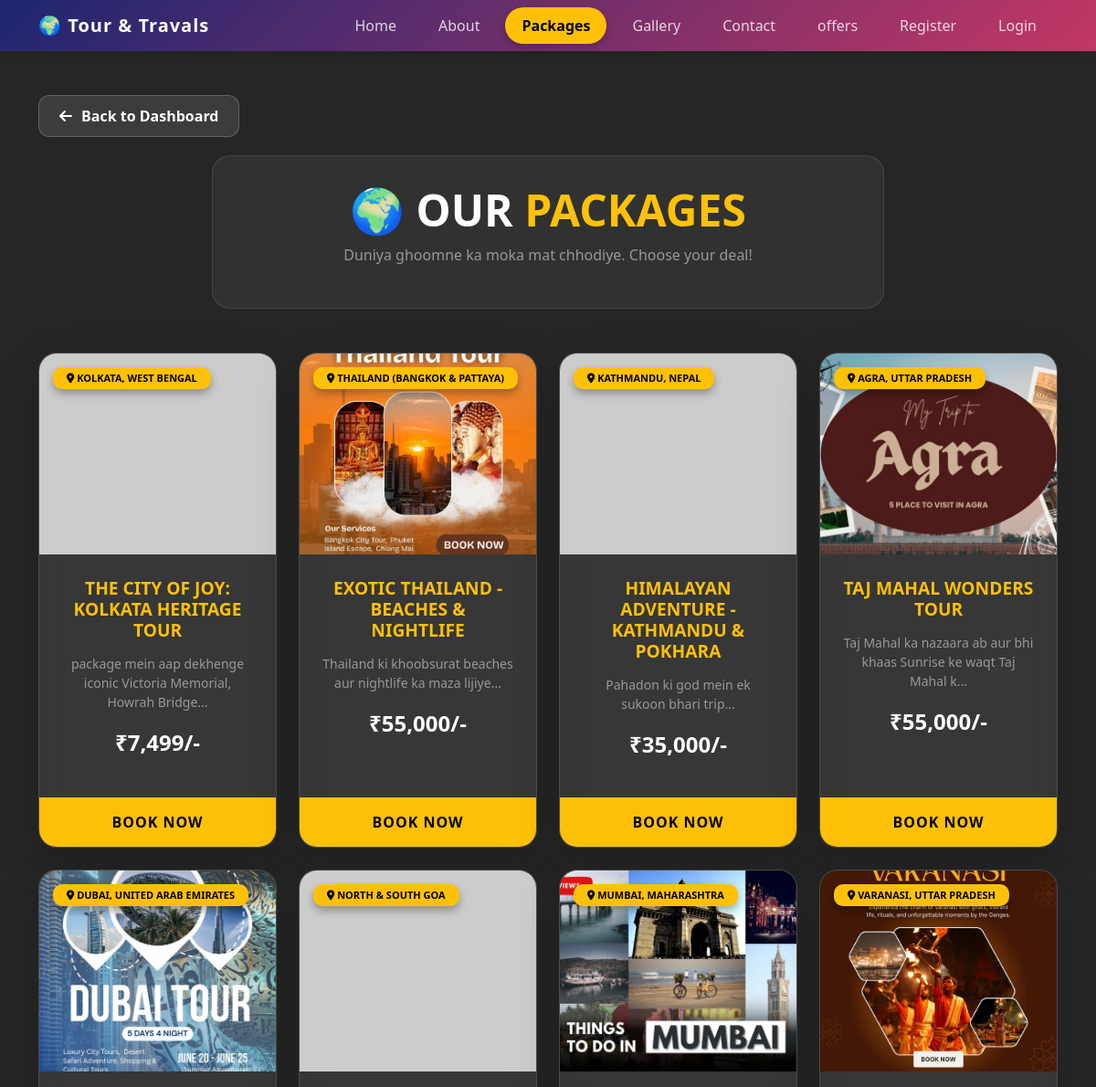
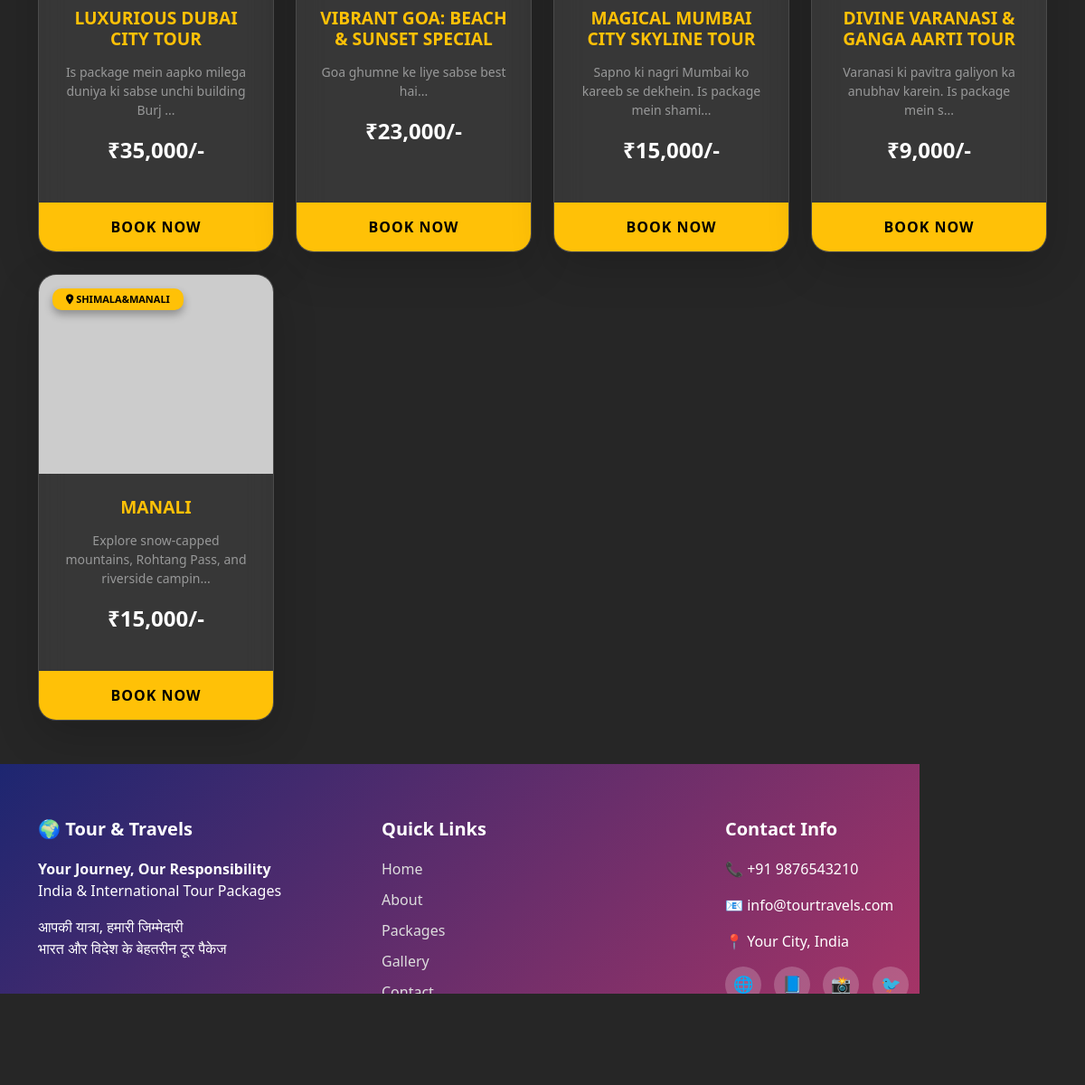
The page /packages.php on the database its author committed (2 pictures, top to bottom).
### tables this page shows
CREATE TABLE `packages` (
  `id` int(11) NOT NULL,
  `p_name` varchar(255) NOT NULL,
  `p_location` varchar(100) NOT NULL,
  `p_price` decimal(10,2) NOT NULL,
  `p_transport` varchar(50) DEFAULT NULL,
  `p_transport_image` varchar(255) DEFAULT NULL,
  `p_hotel` varchar(255) DEFAULT NULL,
  `p_hotel_image` varchar(255) DEFAULT NULL,
  `p_description` text DEFAULT NULL,
  `p_image` varchar(255) DEFAULT NULL,
  `created_at` timestamp NOT NULL DEFAULT current_timestamp()
);

### packages.php (the view, shortened to what this page needs)
<?php
include "header.php";
$query = "SELECT * FROM packages ORDER BY id DESC";
$result = mysqli_query($conn, $query);
?>
<!DOCTYPE html>
<html lang="en">
<head>
    <link href="https://cdn.jsdelivr.net/npm/bootstrap@5.3.2/dist/css/bootstrap.min.css" rel="stylesheet">
    <link rel="stylesheet" href="https://cdnjs.cloudflare.com/ajax/libs/font-awesome/6.4.2/css/all.min.css">
</head>
<body>
<div class="container mt-5 pb-5">
    <div class="row">
        <div class="col-12">
            <a href="user_dashboard.php" class="btn-back-dashboard">
                <i class="fas fa-arrow-left"></i> Back to Dashboard
            </a>
        </div>
    </div>
    <div class="row justify-content-center mb-5">
        <div class="col-md-8">
            <div class="hero-title-container">
                <h1 class="display-5 fw-bold text-white">🌍 OUR <span class="text-warning">PACKAGES</span></h1>
                <p class="text-white-50">Duniya ghoomne ka moka mat chhodiye. Choose your deal!</p>
            </div>
        </div>
    </div>
    <div class="row g-4">
    <?php
    if ($result && mysqli_num_rows($result) > 0) {
        while($row = mysqli_fetch_assoc($result)) {
            $name     = $row['p_name'] ?? 'Untitled Trip';
            $location = $row['p_location'] ?? 'Location';
            $price    = $row['p_price'] ?? '0';
            $image    = $row['p_image'] ?? '';
            $desc     = $row['p_description'] ?? '';
            if (!isset($_SESSION['user_id'])) {
                $target_url = "user_login.php?package_id=" . $row['id'];
            } else {
                $target_url = "booking_process.php?id=" . $row['id'];
            }
    ?>
        <div class="col-lg-3 col-md-6">
            <div class="package-card shadow-lg">
                <div class="card-img-container">
                    <span class="loc-badge"><i class="fas fa-map-marker-alt"></i> <?php echo strtoupper($location); ?></span>
                    <img src="admin/uploads/<?php echo $image; ?>"
                         onerror="this.src='https://via.placeholder.com/400x300?text=No+Image'"
                         alt="Tour Image">
                </div>
                <div class="card-content">
                    <h5><?php echo htmlspecialchars($name); ?></h5>
                    <p class="text-light opacity-50 small"><?php echo htmlspecialchars(substr($desc, 0, 65)); ?>...</p>
                    <div class="price-display">₹<?php echo number_format((float)$price); ?>/-</div>
                </div>
                <a href="<?php echo $target_url; ?>" class="btn-book">BOOK NOW</a>
            </div>
        </div>
    <?php
        }
    } else {
        echo "<div class='text-center w-100 mt-5'><h3 class='text-warning'>Filhaal koi packages available nahi hain.</h3></div>";
    }
    ?>
    </div>
</div>
<?php include "footer.php"; ?>
</body>
</html>

### packages.php (style rules this page uses)
body { font-family: 'Montserrat', sans-serif; background: linear-gradient(rgba(0,0,0,0.85), rgba(0,0,0,0.85)), url('https://images.unsplash.com/photo-1464822759023-fed622ff2c3b?auto=format&fit=crop&w=1920&q=80'); background-size: cover; background-attachment: fixed; color: #fff; min-height: 100vh; }
.btn-back-dashboard { background: rgba(255, 255, 255, 0.1); color: #fff !important; border: 1px solid rgba(255, 255, 255, 0.2); padding: 10px 22px; border-radius: 12px; text-decoration: none; font-weight: 600; transition: 0.3s; backdrop-filter: blur(10px); display: inline-flex; align-items: center; gap: 10px; margin-bottom: 20px; }
.hero-title-container { background: rgba(255, 255, 255, 0.05); backdrop-filter: blur(10px); padding: 30px; border-radius: 20px; border: 1px solid rgba(255, 255, 255, 0.1); text-align: center; }
.package-card { background: rgba(255, 255, 255, 0.08); backdrop-filter: blur(15px); border-radius: 20px; overflow: hidden; height: 100%; display: flex; flex-direction: column; border: 1px solid rgba(255, 255, 255, 0.1); transition: all 0.4s ease; }
.card-img-container { height: 220px; width: 100%; overflow: hidden; position: relative; }
.card-img-container img { width: 100%; height: 100%; object-fit: cover; transition: 0.5s; }
.loc-badge { position: absolute; top: 15px; left: 15px; background: #ffc107; color: #000; padding: 4px 15px; border-radius: 10px; font-size: 11px; font-weight: 800; z-index: 5; box-shadow: 0 5px 10px rgba(0,0,0,0.3); }
.card-content { padding: 25px; text-align: center; flex-grow: 1; }
.card-content h5 { font-weight: 700; color: #ffc107; text-transform: uppercase; font-size: 1.2rem; margin-bottom: 15px; }
.price-display { font-size: 24px; font-weight: 800; margin: 15px 0; color: #fff; }
.btn-book { background: #ffc107; color: #000 !important; font-weight: 800; padding: 15px; text-decoration: none; display: block; text-align: center; transition: 0.3s; border: none; text-transform: uppercase; letter-spacing: 1px; }

### rows shown on the page
packages: p_location "KOLKATA, WEST BENGAL", p_name "THE CITY OF JOY: KOLKATA HERITAGE TOUR", p_description "package mein aap dekhenge iconic Victoria Memorial, Howrah Bridge", p_price "7,499"
packages: p_location "THAILAND (BANGKOK & PATTAYA)", p_image (picture), p_name "EXOTIC THAILAND - BEACHES & NIGHTLIFE", p_description "Thailand ki khoobsurat beaches aur nightlife ka maza lijiye", p_price "55,000"
packages: p_location "KATHMANDU, NEPAL", p_name "HIMALAYAN ADVENTURE - KATHMANDU & POKHARA", p_description "Pahadon ki god mein ek sukoon bhari trip", p_price "35,000"
packages: p_location "AGRA, UTTAR PRADESH", p_image (picture), p_name "TAJ MAHAL WONDERS TOUR", p_description "Taj Mahal ka nazaara ab aur bhi khaas Sunrise ke waqt Taj Mahal k", p_price "55,000"
packages: p_location "DUBAI, UNITED ARAB EMIRATES", p_image (picture), p_name "LUXURIOUS DUBAI CITY TOUR", p_description "Is package mein aapko milega duniya ki sabse unchi building Burj", p_price "35,000"
packages: p_location "NORTH & SOUTH GOA", p_name "VIBRANT GOA: BEACH & SUNSET SPECIAL", p_description "Goa ghumne ke liye sabse best hai", p_price "23,000"
packages: p_location "MUMBAI, MAHARASHTRA", p_image (picture), p_name "MAGICAL MUMBAI CITY SKYLINE TOUR", p_description "Sapno ki nagri Mumbai ko kareeb se dekhein. Is package mein shami", p_price "15,000"
packages: p_location "VARANASI, UTTAR PRADESH", p_image (picture), p_name "DIVINE VARANASI & GANGA AARTI TOUR", p_description "Varanasi ki pavitra galiyon ka anubhav karein. Is package mein s", p_price "9,000"
packages: p_location "SHIMALA&MANALI", p_name "MANALI", p_description "Explore snow-capped mountains, Rohtang Pass, and riverside campin", p_price "15,000"
